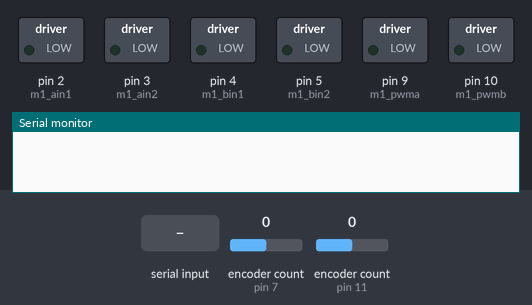
Simulated run of this sketch. Board: Arduino Uno, built with avr-gcc and run on an emulated ATmega328P. Parts: switched loads named in the sketch (green lamp = pin HIGH), the last lines printed to the serial monitor. The inputs (shaded band) are chosen by the test bench; at power-on: encoder count (sensors on pin 7, pin 11) 0.

Above: at 1.2 s.
1.3 s: "L90\n" received over Serial
At 1.9 s:
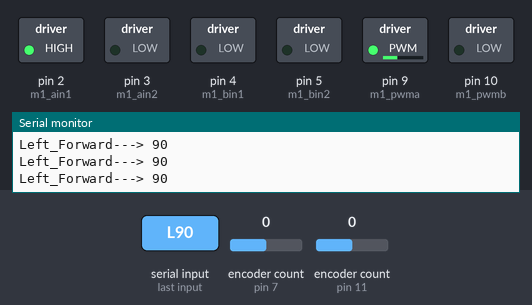
2.8 s: "R90\n" received over Serial
At 3.7 s:
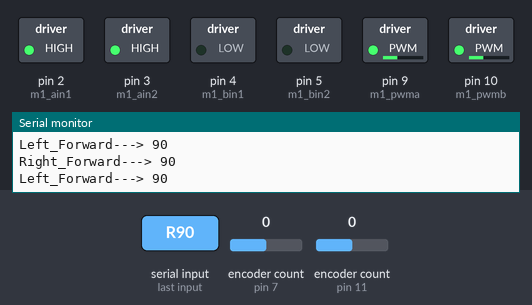
4.3 s: "L" received over Serial
At 5.9 s:
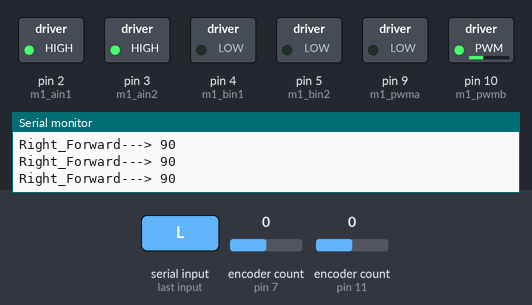
6.8 s: "L,45\n" received over Serial
At 7.8 s:
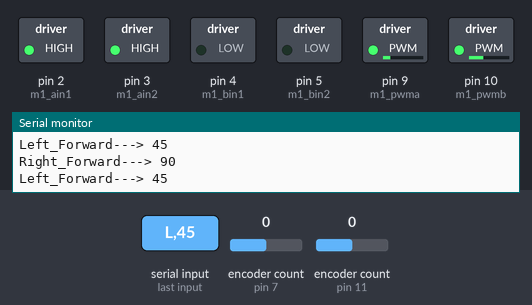
8.3 s: "R,45\n" received over Serial
At 9.5 s:
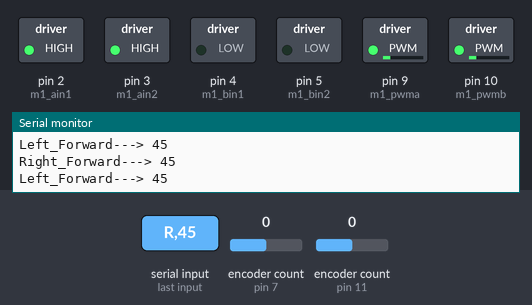
9.8 s: "R" received over Serial
At 11.9 s:
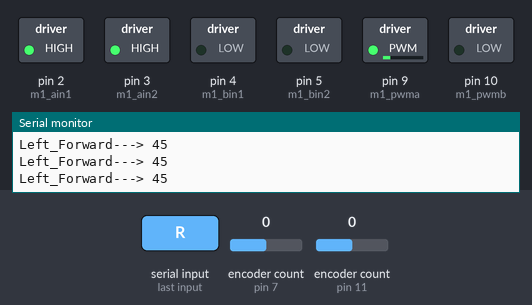
Timing chart, 0 to 13.3 s (numbered marks = the images above; inputs shaded):
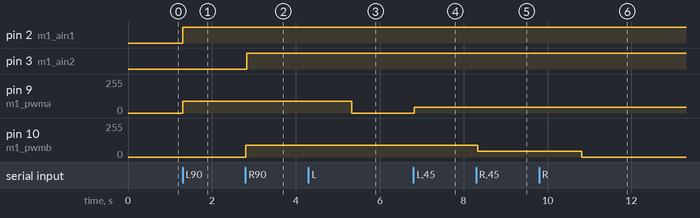

The sketch:

enc.ino
```cpp
#include <Encoder.h>

#define m1_ain1 2
#define m1_ain2 3
#define m1_bin1 4
#define m1_bin2 5
#define m1_pwma 9
#define m1_pwmb 10
int speed_left=0, speed_right=0;

Encoder knobLeft(11, 12);
Encoder knobRight(7, 8);

void setup() {
  // put your setup code here, to run once:
  Serial.begin(9600);
  pinMode(m1_ain1, OUTPUT);
  pinMode(m1_ain2, OUTPUT);
  pinMode(m1_bin1, OUTPUT);
  pinMode(m1_bin2, OUTPUT);
  pinMode(m1_pwma, OUTPUT);
  pinMode(m1_pwmb, OUTPUT);
  // digitalWrite(m1_pwma, HIGH);
  // digitalWrite(m1_pwmb, HIGH);
}

long positionLeft  = -999;
long positionRight = -999;

void loop() {
  // put your main code here, to run repeatedly:
  if(Serial.available()>0){
    char command = Serial.read();
    if (command == 'L') {
      speed_left = Serial.parseInt();  // Set left motor speed using PWM
    } else if (command == 'R') {
      speed_right = Serial.parseInt();  // Set right motor speed using PWM
    }
  }
  analogWrite(m1_pwma,abs(speed_left));
  analogWrite(m1_pwmb,abs(speed_right));
  if(speed_left > 0){
    forward(m1_ain1,m1_bin1);
    Serial.print("Left_Forward---> ");
    Serial.println(speed_left);
  }
  else if(speed_left<0){
    backward(m1_ain1,m1_bin1);
    Serial.print("Left_Backward---> ");
    Serial.println(speed_left);
  }
  if(speed_right > 0){
    forward(m1_ain2,m1_bin2);
    Serial.print("Right_Forward---> ");
    Serial.println(speed_right);
  }
  else if(speed_left<0){
    backward(m1_ain2,m1_bin2);
    Serial.print("Right_Backward---> ");
    Serial.println(speed_right);
  }
}


void forward(int forward, int backward){
  digitalWrite(forward, HIGH);
  digitalWrite(backward, LOW);
}

void backward(int forward, int backward){
  digitalWrite(forward, LOW);
  digitalWrite(backward, HIGH);
}
```

Measured:
- after the input at 1.3 s, pin 2 (m1_ain1): LOW → HIGH at once; pin 9 (m1_pwma): 0/255 → 90/255 at once
- after the input at 2.8 s, pin 3 (m1_ain2): LOW → HIGH at once; pin 10 (m1_pwmb): 0/255 → 90/255 at once
- after the input at 4.3 s, pin 9 (m1_pwma): 90/255 → 0/255 after 1.0 s
- after the input at 6.8 s, pin 9 (m1_pwma): 0/255 → 45/255 at once
- after the input at 8.3 s, pin 10 (m1_pwmb): 90/255 → 45/255 at once
- after the input at 9.8 s, pin 10 (m1_pwmb): 45/255 → 0/255 after 1.0 s
